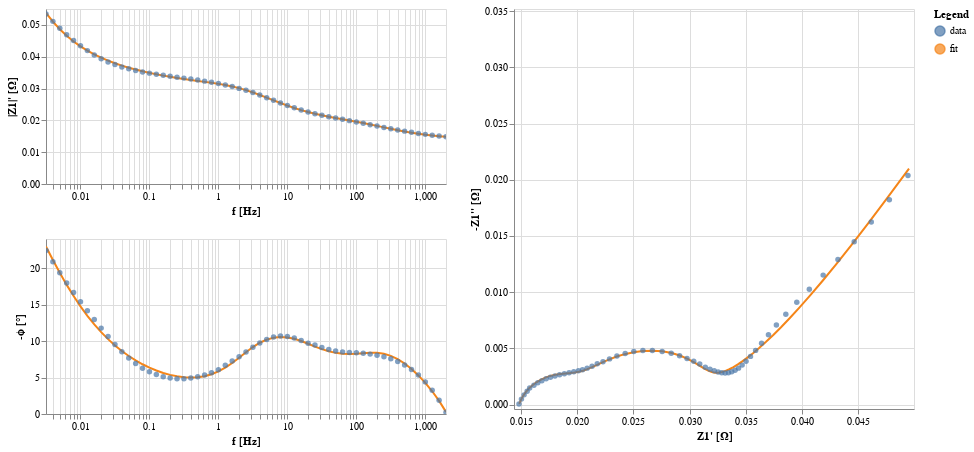

The notebook cell saved with this chart:
### Code cell
EIS_plot

### Figure 1 — Vega-Lite specification as saved in the notebook (floating-point values rounded to 4 significant figures)
{"config": {"view": {"continuousWidth": 300, "continuousHeight": 300}, "background": "#FFFFFF"}, "hconcat": [{"vconcat": [{"layer": [{"data": {"name": "data-8a07b97c37f59e31d0d1c9ac4026fe07"}, "mark": {"type": "line"}, "encoding": {"color": {"field": "kind", "type": "nominal"}, "x": {"axis": {"title": "f [Hz]"}, "field": "f", "scale": {"nice": false, "type": "log"}, "sort": null, "type": "quantitative"}, "y": {"axis": {"title": "|Z1|' [Ω]"}, "field": "mag", "sort": null, "type": "quantitative"}}, "transform": [{"calculate": "sqrt(pow(datum.z_real,2) + pow(datum.z_imag,2))", "as": "mag"}, {"calculate": "-(180/PI)*atan2(datum.z_imag,datum.z_real)", "as": "neg_phase"}]}, {"data": {"name": "data-8c25c1f1354475561cf780fb8c7b2010"}, "mark": {"type": "circle"}, "encoding": {"color": {"field": "kind", "type": "nominal"}, "size": {"condition": {"param": "param_1", "value": 80, "empty": false}, "value": 30}, "x": {"axis": {"title": "f [Hz]"}, "field": "f", "scale": {"nice": false, "type": "log"}, "sort": null, "type": "quantitative"}, "y": {"axis": {"title": "|Z1|' [Ω]"}, "field": "mag", "sort": null, "type": "quantitative"}}, "name": "view_1", "transform": [{"calculate": "sqrt(pow(datum.z_real,2) + pow(datum.z_imag,2))", "as": "mag"}, {"calculate": "-(180/PI)*atan2(datum.z_imag,datum.z_real)", "as": "neg_phase"}]}], "height": 175.0, "width": 400}, {"layer": [{"data": {"name": "data-8a07b97c37f59e31d0d1c9ac4026fe07"}, "mark": {"type": "line"}, "encoding": {"color": {"field": "kind", "type": "nominal"}, "x": {"axis": {"title": "f [Hz]"}, "field": "f", "scale": {"nice": false, "type": "log"}, "sort": null, "type": "quantitative"}, "y": {"axis": {"title": "-ϕ [°]"}, "field": "neg_phase", "sort": null, "type": "quantitative"}}, "transform": [{"calculate": "sqrt(pow(datum.z_real,2) + pow(datum.z_imag,2))", "as": "mag"}, {"calculate": "-(180/PI)*atan2(datum.z_imag,datum.z_real)", "as": "neg_phase"}]}, {"data": {"name": "data-8c25c1f1354475561cf780fb8c7b2010"}, "mark": {"type": "circle"}, "encoding": {"color": {"field": "kind", "type": "nominal"}, "size": {"condition": {"param": "param_1", "value": 80, "empty": false}, "value": 30}, "x": {"axis": {"title": "f [Hz]"}, "field": "f", "scale": {"nice": false, "type": "log"}, "sort": null, "type": "quantitative"}, "y": {"axis": {"title": "-ϕ [°]"}, "field": "neg_phase", "sort": null, "type": "quantitative"}}, "name": "view_2", "transform": [{"calculate": "sqrt(pow(datum.z_real,2) + pow(datum.z_imag,2))", "as": "mag"}, {"calculate": "-(180/PI)*atan2(datum.z_imag,datum.z_real)", "as": "neg_phase"}]}], "height": 175.0, "width": 400}]}, {"layer": [{"data": {"name": "data-8a07b97c37f59e31d0d1c9ac4026fe07"}, "mark": {"type": "line"}, "encoding": {"color": {"field": "kind", "type": "nominal"}, "x": {"axis": {"title": "Z1' [Ω]"}, "field": "z_real", "scale": {"domain": [0.01483, 0.04951], "nice": false, "padding": 5}, "sort": null, "type": "quantitative"}, "y": {"axis": {"title": "-Z1'' [Ω]"}, "field": "neg_z_imag", "scale": {"domain": [6.004e-05, 0.03474], "nice": false, "padding": 5}, "sort": null, "type": "quantitative"}}, "transform": [{"calculate": "-datum.z_imag", "as": "neg_z_imag"}]}, {"data": {"name": "data-8c25c1f1354475561cf780fb8c7b2010"}, "mark": {"type": "circle"}, "encoding": {"color": {"field": "kind", "legend": {"title": "Legend"}, "type": "nominal"}, "size": {"condition": {"param": "param_1", "value": 80, "empty": false}, "value": 30}, "x": {"axis": {"title": "Z1' [Ω]"}, "field": "z_real", "scale": {"domain": [0.01483, 0.04951], "nice": false, "padding": 5}, "sort": null, "type": "quantitative"}, "y": {"axis": {"title": "-Z1'' [Ω]"}, "field": "neg_z_imag", "scale": {"domain": [6.004e-05, 0.03474], "nice": false, "padding": 5}, "sort": null, "type": "quantitative"}}, "name": "view_3", "transform": [{"calculate": "-datum.z_imag", "as": "neg_z_imag"}]}], "height": 400, "width": 400}], "params": [{"name": "param_1", "select": {"type": "point", "fields": ["f"], "nearest": true, "on": "mouseover"}, "views": ["view_1", "view_2", "view_3"]}, {"name": "param_3", "select": {"type": "interval", "encodings": ["x", "y"]}, "bind": "scales", "views": ["view_1", "view_2"]}, {"name": "param_2", "select": {"type": "interval", "encodings": ["x", "y"]}, "bind": "scales", "views": ["view_3"]}], "$schema": "https://vega.github.io/schema/vega-lite/v5.8.0.json", "datasets": {"data-8a07b97c37f59e31d0d1c9ac4026fe07": [{"f": 0.003162, "z_real": 0.04951, "z_imag": -0.02099, "kind": "fit", "fmt": "-"}, {"f": 0.003981, "z_real": 0.04758, "z_imag": -0.01838, "kind": "fit", "fmt": "-"}, {"f": 0.005012, "z_real": 0.04587, "z_imag": -0.01612, "kind": "fit", "fmt": "-"}, {"f": 0.00631, "z_real": 0.04437, "z_imag": -0.01417, "kind": "fit", "fmt": "-"}, {"f": 0.007943, "z_real": 0.04302, "z_imag": -0.01248, "kind": "fit", "fmt": "-"}, {"f": 0.01, "z_real": 0.04183, "z_imag": -0.01102, "kind": "fit", "fmt": "-"}, {"f": 0.01259, "z_real": 0.04076, "z_imag": -0.00976, "kind": "fit", "fmt": "-"}, {"f": 0.01585, "z_real": 0.0398, "z_imag": -0.00867, "kind": "fit", "fmt": "-"}, {"f": 0.01995, "z_real": 0.03893, "z_imag": -0.007727, "kind": "fit", "fmt": "-"}, {"f": 0.02512, "z_real": 0.03815, "z_imag": -0.006911, "kind": "fit", "fmt": "-"}, {"f": 0.03162, "z_real": 0.03744, "z_imag": -0.006203, "kind": "fit", "fmt": "-"}, {"f": 0.03981, "z_real": 0.03679, "z_imag": -0.00559, "kind": "fit", "fmt": "-"}, {"f": 0.05012, "z_real": 0.0362, "z_imag": -0.00506, "kind": "fit", "fmt": "-"}, {"f": 0.0631, "z_real": 0.03566, "z_imag": -0.004601, "kind": "fit", "fmt": "-"}, {"f": 0.07943, "z_real": 0.03517, "z_imag": -0.004206, "kind": "fit", "fmt": "-"}, {"f": 0.1, "z_real": 0.03471, "z_imag": -0.003868, "kind": "fit", "fmt": "-"}, {"f": 0.1259, "z_real": 0.03429, "z_imag": -0.003581, "kind": "fit", "fmt": "-"}, {"f": 0.1585, "z_real": 0.0339, "z_imag": -0.003343, "kind": "fit", "fmt": "-"}, {"f": 0.1995, "z_real": 0.03353, "z_imag": -0.00315, "kind": "fit", "fmt": "-"}, {"f": 0.2512, "z_real": 0.03319, "z_imag": -0.003003, "kind": "fit", "fmt": "-"}, {"f": 0.3162, "z_real": 0.03287, "z_imag": -0.002901, "kind": "fit", "fmt": "-"}, {"f": 0.3981, "z_real": 0.03257, "z_imag": -0.002849, "kind": "fit", "fmt": "-"}, {"f": 0.5012, "z_real": 0.03227, "z_imag": -0.002848, "kind": "fit", "fmt": "-"}, {"f": 0.631, "z_real": 0.03197, "z_imag": -0.002904, "kind": "fit", "fmt": "-"}, {"f": 0.7943, "z_real": 0.03165, "z_imag": -0.003021, "kind": "fit", "fmt": "-"}, {"f": 1.0, "z_real": 0.03131, "z_imag": -0.0032, "kind": "fit", "fmt": "-"}, {"f": 1.259, "z_real": 0.03091, "z_imag": -0.003441, "kind": "fit", "fmt": "-"}, {"f": 1.585, "z_real": 0.03044, "z_imag": -0.003731, "kind": "fit", "fmt": "-"}, {"f": 1.995, "z_real": 0.02987, "z_imag": -0.004046, "kind": "fit", "fmt": "-"}, {"f": 2.512, "z_real": 0.02919, "z_imag": -0.004347, "kind": "fit", "fmt": "-"}, {"f": 3.162, "z_real": 0.02841, "z_imag": -0.004592, "kind": "fit", "fmt": "-"}, {"f": 3.981, "z_real": 0.02757, "z_imag": -0.004748, "kind": "fit", "fmt": "-"}, {"f": 5.012, "z_real": 0.0267, "z_imag": -0.004804, "kind": "fit", "fmt": "-"}, {"f": 6.31, "z_real": 0.02584, "z_imag": -0.004769, "kind": "fit", "fmt": "-"}, {"f": 7.943, "z_real": 0.02502, "z_imag": -0.004661, "kind": "fit", "fmt": "-"}, {"f": 10.0, "z_real": 0.02424, "z_imag": -0.004493, "kind": "fit", "fmt": "-"}, {"f": 12.59, "z_real": 0.02352, "z_imag": -0.004278, "kind": "fit", "fmt": "-"}, {"f": 15.85, "z_real": 0.02287, "z_imag": -0.004033, "kind": "fit", "fmt": "-"}, {"f": 19.95, "z_real": 0.02229, "z_imag": -0.003782, "kind": "fit", "fmt": "-"}, {"f": 25.12, "z_real": 0.02178, "z_imag": -0.003545, "kind": "fit", "fmt": "-"}, {"f": 31.62, "z_real": 0.02132, "z_imag": -0.003336, "kind": "fit", "fmt": "-"}, {"f": 39.81, "z_real": 0.0209, "z_imag": -0.003161, "kind": "fit", "fmt": "-"}, {"f": 50.12, "z_real": 0.02051, "z_imag": -0.003024, "kind": "fit", "fmt": "-"}, {"f": 63.1, "z_real": 0.02014, "z_imag": -0.002923, "kind": "fit", "fmt": "-"}, {"f": 79.43, "z_real": 0.01976, "z_imag": -0.002855, "kind": "fit", "fmt": "-"}, {"f": 100.0, "z_real": 0.01937, "z_imag": -0.002811, "kind": "fit", "fmt": "-"}, {"f": 125.9, "z_real": 0.01896, "z_imag": -0.002776, "kind": "fit", "fmt": "-"}, {"f": 158.5, "z_real": 0.01852, "z_imag": -0.002732, "kind": "fit", "fmt": "-"}, {"f": 199.5, "z_real": 0.01807, "z_imag": -0.002663, "kind": "fit", "fmt": "-"}, {"f": 251.2, "z_real": 0.01761, "z_imag": -0.002556, "kind": "fit", "fmt": "-"}, {"f": 316.2, "z_real": 0.01717, "z_imag": -0.002406, "kind": "fit", "fmt": "-"}, {"f": 398.1, "z_real": 0.01675, "z_imag": -0.002214, "kind": "fit", "fmt": "-"}, {"f": 501.2, "z_real": 0.01637, "z_imag": -0.001988, "kind": "fit", "fmt": "-"}, {"f": 631.0, "z_real": 0.01603, "z_imag": -0.001734, "kind": "fit", "fmt": "-"}, {"f": 794.3, "z_real": 0.01573, "z_imag": -0.001456, "kind": "fit", "fmt": "-"}, {"f": 1000.0, "z_real": 0.01546, "z_imag": -0.001155, "kind": "fit", "fmt": "-"}, {"f": 1259.0, "z_real": 0.01523, "z_imag": -0.0008288, "kind": "fit", "fmt": "-"}, {"f": 1585.0, "z_real": 0.01502, "z_imag": -0.0004714, "kind": "fit", "fmt": "-"}, {"f": 1995.0, "z_real": 0.01484, "z_imag": -7.341e-05, "kind": "fit", "fmt": "-"}], "data-8c25c1f1354475561cf780fb8c7b2010": [{"f": 0.003162, "z_real": 0.04941, "z_imag": -0.02038, "kind": "data", "fmt": "o"}, {"f": 0.003981, "z_real": 0.04776, "z_imag": -0.01821, "kind": "data", "fmt": "o"}, {"f": 0.005012, "z_real": 0.04615, "z_imag": -0.01624, "kind": "data", "fmt": "o"}, {"f": 0.00631, "z_real": 0.04463, "z_imag": -0.01448, "kind": "data", "fmt": "o"}, {"f": 0.007943, "z_real": 0.04319, "z_imag": -0.01292, "kind": "data", "fmt": "o"}, {"f": 0.01, "z_real": 0.04187, "z_imag": -0.01152, "kind": "data", "fmt": "o"}, {"f": 0.01259, "z_real": 0.04064, "z_imag": -0.01026, "kind": "data", "fmt": "o"}, {"f": 0.01585, "z_real": 0.03953, "z_imag": -0.0091, "kind": "data", "fmt": "o"}, {"f": 0.01995, "z_real": 0.03855, "z_imag": -0.008039, "kind": "data", "fmt": "o"}, {"f": 0.02512, "z_real": 0.03772, "z_imag": -0.007075, "kind": "data", "fmt": "o"}, {"f": 0.03162, "z_real": 0.03701, "z_imag": -0.006217, "kind": "data", "fmt": "o"}, {"f": 0.03981, "z_real": 0.0364, "z_imag": -0.005468, "kind": "data", "fmt": "o"}, {"f": 0.05012, "z_real": 0.03587, "z_imag": -0.004828, "kind": "data", "fmt": "o"}, {"f": 0.0631, "z_real": 0.03541, "z_imag": -0.004294, "kind": "data", "fmt": "o"}, {"f": 0.07943, "z_real": 0.03502, "z_imag": -0.003858, "kind": "data", "fmt": "o"}, {"f": 0.1, "z_real": 0.03467, "z_imag": -0.003517, "kind": "data", "fmt": "o"}, {"f": 0.1259, "z_real": 0.03435, "z_imag": -0.003249, "kind": "data", "fmt": "o"}, {"f": 0.1585, "z_real": 0.03404, "z_imag": -0.003052, "kind": "data", "fmt": "o"}, {"f": 0.1995, "z_real": 0.03374, "z_imag": -0.00292, "kind": "data", "fmt": "o"}, {"f": 0.2512, "z_real": 0.03345, "z_imag": -0.002838, "kind": "data", "fmt": "o"}, {"f": 0.3162, "z_real": 0.03316, "z_imag": -0.002811, "kind": "data", "fmt": "o"}, {"f": 0.3981, "z_real": 0.03285, "z_imag": -0.002835, "kind": "data", "fmt": "o"}, {"f": 0.5012, "z_real": 0.03253, "z_imag": -0.002901, "kind": "data", "fmt": "o"}, {"f": 0.631, "z_real": 0.03219, "z_imag": -0.003009, "kind": "data", "fmt": "o"}, {"f": 0.7943, "z_real": 0.03181, "z_imag": -0.003156, "kind": "data", "fmt": "o"}, {"f": 1.0, "z_real": 0.0314, "z_imag": -0.003331, "kind": "data", "fmt": "o"}, {"f": 1.259, "z_real": 0.0309, "z_imag": -0.00362, "kind": "data", "fmt": "o"}, {"f": 1.585, "z_real": 0.03036, "z_imag": -0.003865, "kind": "data", "fmt": "o"}, {"f": 1.995, "z_real": 0.02977, "z_imag": -0.004113, "kind": "data", "fmt": "o"}, {"f": 2.512, "z_real": 0.02911, "z_imag": -0.004356, "kind": "data", "fmt": "o"}, {"f": 3.162, "z_real": 0.02836, "z_imag": -0.00457, "kind": "data", "fmt": "o"}, {"f": 3.981, "z_real": 0.02756, "z_imag": -0.004731, "kind": "data", "fmt": "o"}, {"f": 5.012, "z_real": 0.02669, "z_imag": -0.004813, "kind": "data", "fmt": "o"}, {"f": 6.31, "z_real": 0.02584, "z_imag": -0.004814, "kind": "data", "fmt": "o"}, {"f": 7.943, "z_real": 0.02504, "z_imag": -0.004728, "kind": "data", "fmt": "o"}, {"f": 10.0, "z_real": 0.02427, "z_imag": -0.00456, "kind": "data", "fmt": "o"}, {"f": 12.59, "z_real": 0.02354, "z_imag": -0.004332, "kind": "data", "fmt": "o"}, {"f": 15.85, "z_real": 0.02288, "z_imag": -0.004072, "kind": "data", "fmt": "o"}, {"f": 19.95, "z_real": 0.0223, "z_imag": -0.003813, "kind": "data", "fmt": "o"}, {"f": 25.12, "z_real": 0.02179, "z_imag": -0.003633, "kind": "data", "fmt": "o"}, {"f": 31.62, "z_real": 0.02132, "z_imag": -0.003422, "kind": "data", "fmt": "o"}, {"f": 39.81, "z_real": 0.02089, "z_imag": -0.003249, "kind": "data", "fmt": "o"}, {"f": 50.12, "z_real": 0.02048, "z_imag": -0.003114, "kind": "data", "fmt": "o"}, {"f": 63.1, "z_real": 0.02011, "z_imag": -0.003013, "kind": "data", "fmt": "o"}, {"f": 79.43, "z_real": 0.0197, "z_imag": -0.002925, "kind": "data", "fmt": "o"}, {"f": 100.0, "z_real": 0.01929, "z_imag": -0.002843, "kind": "data", "fmt": "o"}, {"f": 125.9, "z_real": 0.01886, "z_imag": -0.002757, "kind": "data", "fmt": "o"}, {"f": 158.5, "z_real": 0.01844, "z_imag": -0.002661, "kind": "data", "fmt": "o"}, {"f": 199.5, "z_real": 0.01803, "z_imag": -0.002556, "kind": "data", "fmt": "o"}, {"f": 251.2, "z_real": 0.01762, "z_imag": -0.002434, "kind": "data", "fmt": "o"}, {"f": 316.2, "z_real": 0.01724, "z_imag": -0.002296, "kind": "data", "fmt": "o"}, {"f": 398.1, "z_real": 0.01686, "z_imag": -0.002134, "kind": "data", "fmt": "o"}, {"f": 501.2, "z_real": 0.0165, "z_imag": -0.001946, "kind": "data", "fmt": "o"}, {"f": 631.0, "z_real": 0.01616, "z_imag": -0.001731, "kind": "data", "fmt": "o"}, {"f": 794.3, "z_real": 0.01578, "z_imag": -0.001478, "kind": "data", "fmt": "o"}, {"f": 1000.0, "z_real": 0.01555, "z_imag": -0.001198, "kind": "data", "fmt": "o"}, {"f": 1259.0, "z_real": 0.01528, "z_imag": -0.0008714, "kind": "data", "fmt": "o"}, {"f": 1585.0, "z_real": 0.01505, "z_imag": -0.000494, "kind": "data", "fmt": "o"}, {"f": 1995.0, "z_real": 0.01483, "z_imag": -6.004e-05, "kind": "data", "fmt": "o"}]}}
